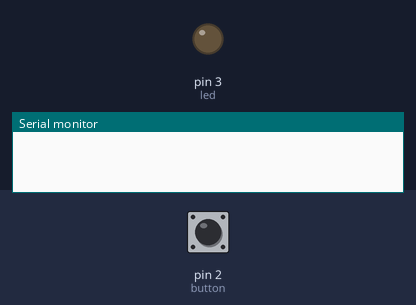
The sketch below on a simulated Arduino Uno, built with avr-gcc and run on an emulated ATmega328P. Shown: output pins drawn as LEDs (lit = HIGH), the last lines printed to the serial monitor. Dashed ring = blinking. The test bench sets the inputs (shaded band); at power-on: pin 2 (button) LOW.

Above: at 1.2 s.
1.3 s: pin 2 (button) pulled HIGH for 1 s
At 3.2 s:
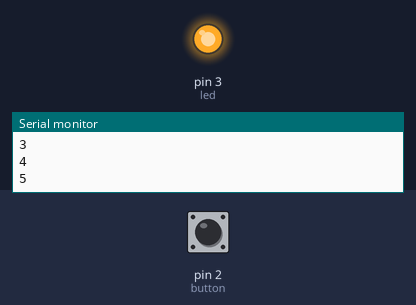
3.8 s: pin 2 (button) pulled HIGH for 0.15 s
At 4.5 s:
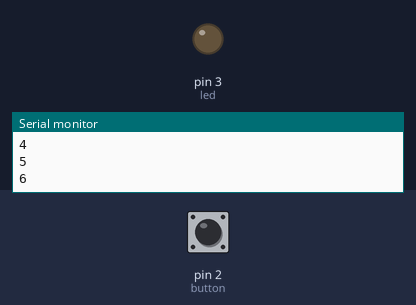
5.4 s: pin 2 (button) pulled HIGH for 3.2 s
At 5.6 s:
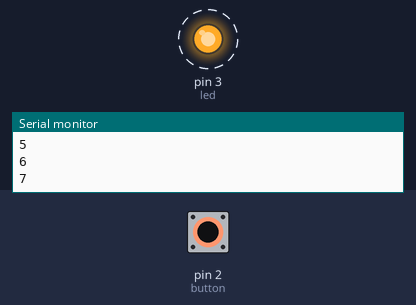
Timing chart, 0 to 10.0 s (numbered marks = the images above; inputs shaded):
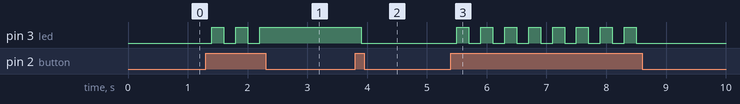

Measured:
- after the input at 1.3 s, pin 3 (led): alternates HIGH for 0.20 s and LOW for 0.20 s, 5 changes in all, then stays HIGH, starting after 0.10 s
- after the input at 3.8 s, pin 3 (led): HIGH → LOW after 0.10 s
- after the input at 5.4 s, pin 3 (led): alternates HIGH for 0.20 s and LOW for 0.20 s, 16 changes in all, then stays LOW, starting after 0.10 s

The sketch:

code.ino
```cpp
int button = 2;
int led = 3;
int statusLED;

void setup() {
  Serial.begin(9600);
  pinMode(button, INPUT);
  pinMode(led, OUTPUT);
}

void loop() {
  if(digitalRead(button) == HIGH) {
    statusLED++;
    Serial.println(statusLED);
    delay(100);
    if(statusLED %2 == 1) {
      digitalWrite(led, HIGH);
      delay(100);
    } else {
      digitalWrite(led, LOW);
      delay(100);
    }
  }
}
```
